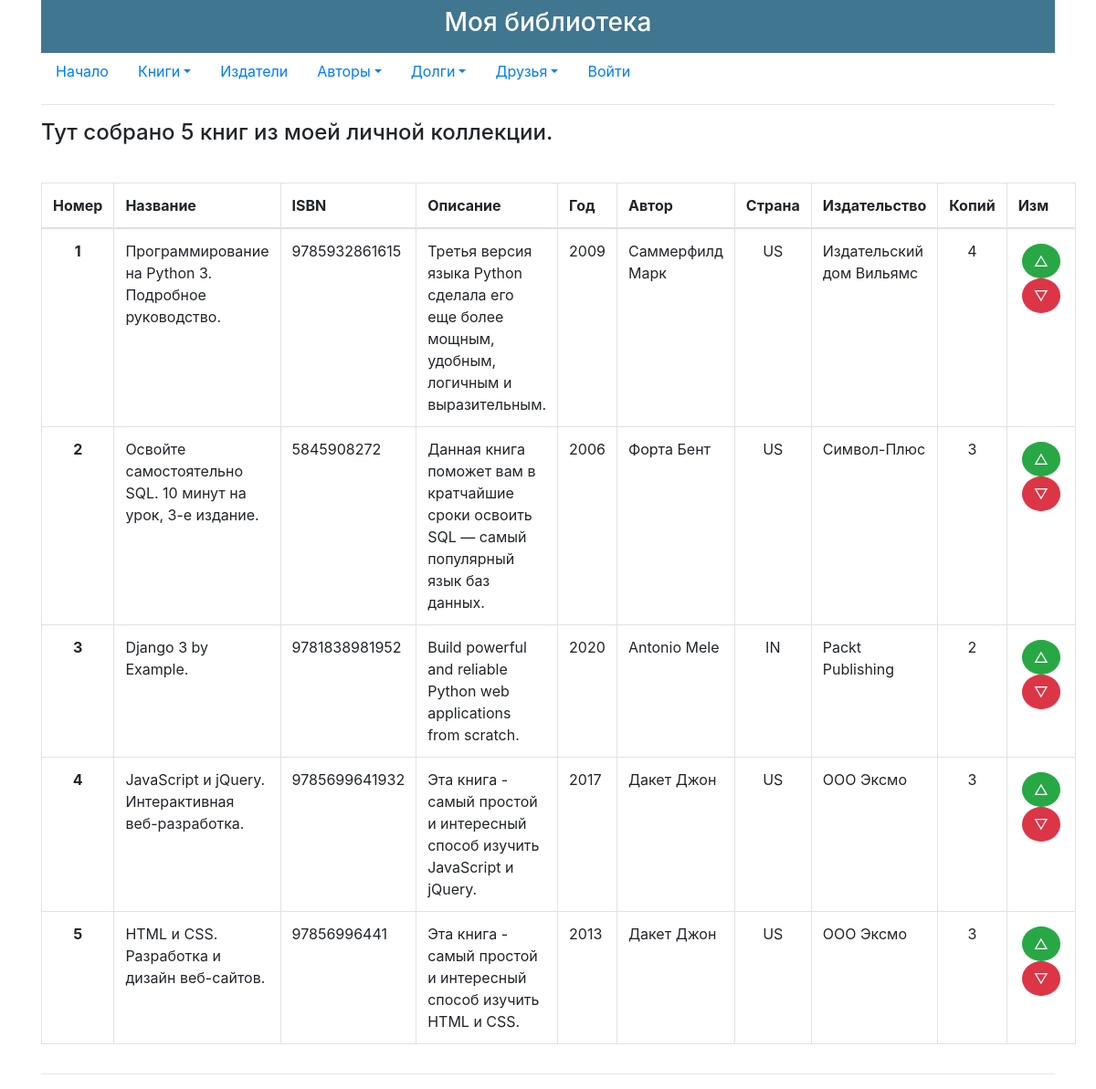
The app's page /index/ with its own data.
### p_library/models.py (models this page shows, shortened)
class Book(models.Model):
    ISBN = models.CharField(max_length=13)
    title = models.TextField()
    description = models.TextField()
    year_release = models.SmallIntegerField()
    copy_count = models.SmallIntegerField(default=1)
    price = models.DecimalField(default=1, decimal_places=2, max_digits=10)
    author = models.ForeignKey(Author, on_delete = models.CASCADE)
    publisher = models.ForeignKey(Publisher, on_delete = models.CASCADE, related_name='books')
    friend = models.ManyToManyField(Friend,through='BorrowBook',related_name='borrows', blank=True)

class Author(models.Model):
    full_name = models.TextField()
    birth_year = models.SmallIntegerField()
    country = models.CharField(max_length=2)

class Publisher(models.Model):
    name = models.TextField()
    description = models.TextField()
    found_date = models.SmallIntegerField()
    property_type = models.TextField(default="private")
    rating = models.SmallIntegerField(default=0)

### p_library/views.py (the view)
# urls.py: path('index/',views.index, name='index'),
def index(request):
    template = loader.get_template('index.html')
    books = Book.objects.all()
    biblio_data = {
        "title":"мою библиотеку",
        "books":books,
        "rng3": [i for i in range(100)]
    }
    return HttpResponse(template.render(biblio_data,request))

### p_library/templates/index.html (shortened to what this page needs)
{% extends 'base.html' %}
{% block content %}
    <h4>Тут собрано {{ books|length }} книг из моей личной коллекции.</h4>
    <table class="table table-bordered">
        <thead>
            <tr>
                <th scope="col">Номер</td>
                <th scope="col">Название</td>
                <th scope="col">ISBN</td>
                <th scope="col">Описание</td>
                <th scope="col">Год</td>
                <th scope="col">Автор</td>
                <th scope="col">Страна</td>
                <th scope="col">Издательство</td>
                <th scope="col">Копий</td>
                <th scope="col">Изм</td>
            </tr>
        </thead>
        <tbody>
        {% for book in books %}
        <tr>
            <th class="text-center" scope="cell">{{ forloop.counter }}</td>
            <td>{{ book.title }}</td>
            <td>{{ book.ISBN }}</td>
            <td>{{ book.description }}</td>
            <td>{{ book.year_release }}</td>
            <td>{{ book.author.full_name }}</td>
            <td class="text-center">{{ book.author.country }}</td>
            <td >{{ book.publisher.name }}</td>
            <td class="text-center">{{ book.copy_count }}</td>
            <td>
                <div class="d-flex flex-column align-items-center p-1">
                    <form action="/index/book_increment/" method="post" enctype="multipart/form-data">
                        <input class="btn btn-success rounded-circle" type="submit" value="&#9651;" />
                    </form>
                    <form action="/index/book_decrement/" method="post" enctype="multipart/form-data">
                        <input class="btn btn-danger rounded-circle" type="submit" value="&#9661;" />
                    </form>
                </div>
            </td>
        </tr>
         {% endfor %}
        </tbody>
    </table>
{% endblock %}

### records on screen
Book: title "Программирование на Python 3. Подробное руководство.", ISBN "9785932861615", description "Третья версия языка Python сделала его еще более мощным, удобным, логичным и выразительным.", year_release "2009", author.full_name "Саммерфилд Марк", author.country "US", publisher.name "Издательский дом Вильямс", copy_count "4"
Book: title "Освойте самостоятельно SQL. 10 минут на урок, 3-е издание.", ISBN "5845908272", description "Данная книга поможет вам в кратчайшие сроки освоить SQL — самый популярный язык баз данных.", year_release "2006", author.full_name "Форта Бент", author.country "US", publisher.name "Символ-Плюс", copy_count "3"
Book: title "Django 3 by Example.", ISBN "9781838981952", description "Build powerful and reliable Python web applications from scratch.", year_release "2020", author.full_name "Antonio Mele", author.country "IN", publisher.name "Packt Publishing", copy_count "2"
Book: title "JavaScript и jQuery. Интерактивная веб-разработка.", ISBN "9785699641932", description "Эта книга - самый простой и интересный способ изучить JavaScript и jQuery.", year_release "2017", author.full_name "Дакет Джон", author.country "US", publisher.name "ООО Эксмо", copy_count "3"
Book: title "HTML и CSS. Разработка и дизайн веб-сайтов.", ISBN "97856996441", description "Эта книга - самый простой и интересный способ изучить HTML и CSS.", year_release "2013", author.full_name "Дакет Джон", author.country "US", publisher.name "ООО Эксмо", copy_count "3"

### other values on screen
{{ books|length }} "5"
